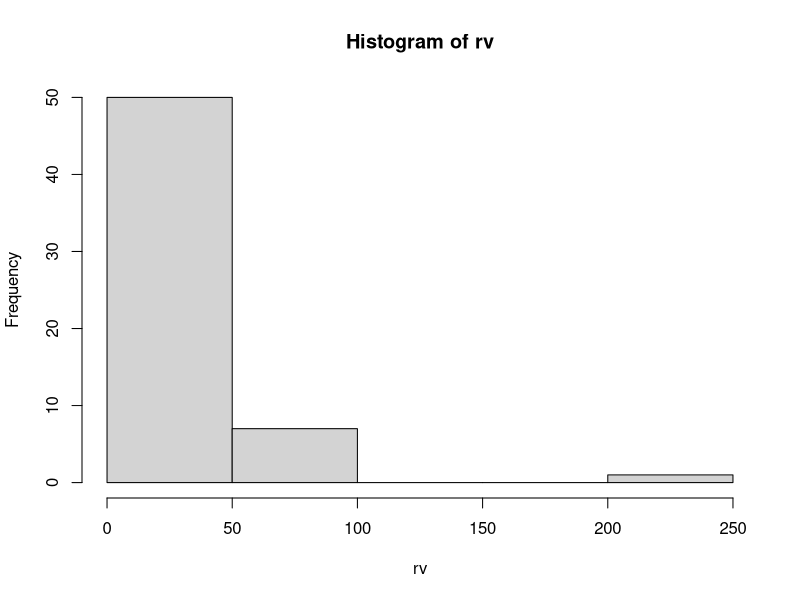
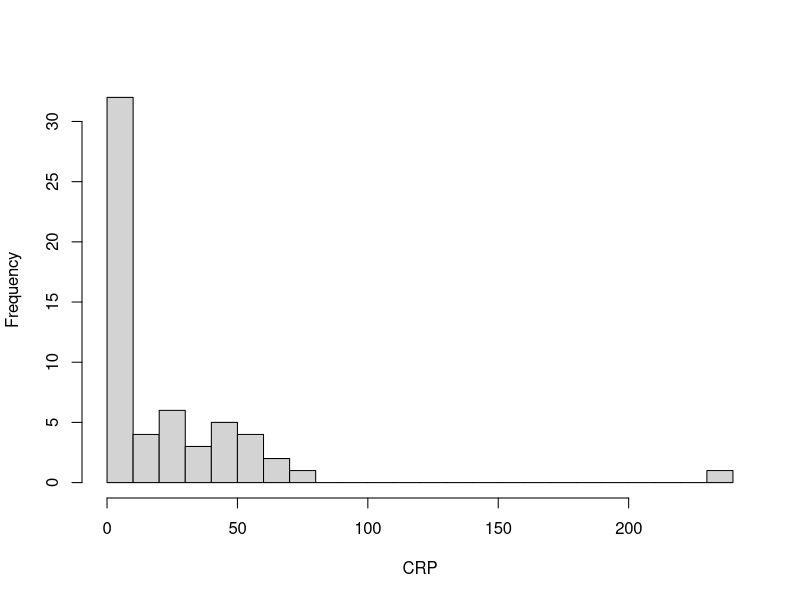
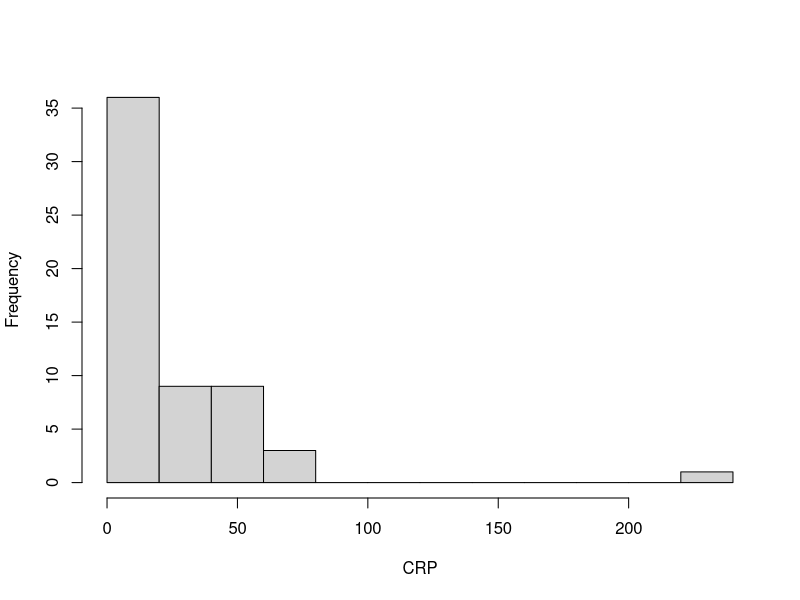

The R script that drew these images, in order:
rv <- c(
  0.8, 0.8, 0.8, 0.9, 0.9, 0.9, 0.9,
  0.9, 1, 1, 1.8, 2, 2.1, 2.3, 2.4, 2.8, 2.9,
  3, 3.2, 3.3, 3.5, 3.8, 3.8, 3.9, 4, 4.2, 4.4, 4.5,
  5.1, 5.3, 5.3, 5.4, 14, 17, 18, 19,
  21, 21, 23, 25, 27, 28, 32, 34, 36,
  41, 42, 44, 48, 49,
  51, 54, 59, 60, 61, 62, 80,
  240
)

hist(rv)
hist(rv, main = "", xlab = "CRP", breaks = 20)
hist(rv, main = "", xlab = "CRP", breaks = seq(0, 240, 20))